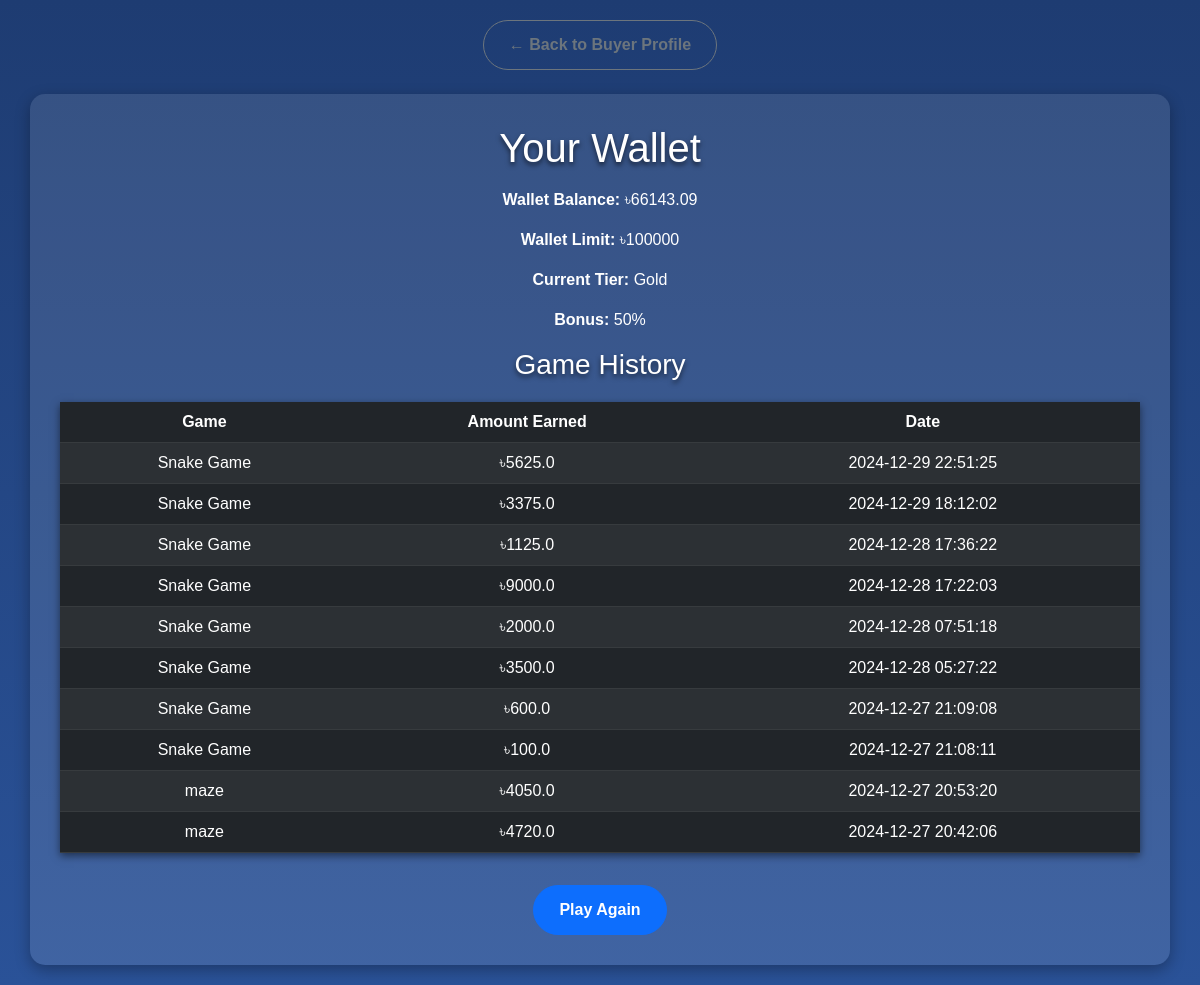
The app's page /wallet (signed in) with its own data.
### app.py (models this page shows, shortened)
class User(db.Model):
    id = db.Column(db.Integer, primary_key=True)
    full_name = db.Column(db.String(200), nullable=False)
    username = db.Column(db.String(100), nullable=False)
    email = db.Column(db.String(120), unique=True, nullable=False)
    password = db.Column(db.String(200), nullable=False)
    date_of_birth = db.Column(db.Date, nullable=False)
    profession = db.Column(db.String(100), nullable=True)
    city = db.Column(db.String(100), nullable=False)
    area = db.Column(db.String(100), nullable=False)
    road = db.Column(db.String(200), nullable=False)
    otp = db.Column(db.String(6), nullable=True)
    otp_expiry = db.Column(db.DateTime, nullable=True)
    is_verified = db.Column(db.Boolean, default=False)
    is_admin = db.Column(db.Boolean, default=False)
    wallet_balance = db.Column(db.Float, default=0.0)
    tier = db.Column(db.String(50), default="None")
    email_notifications = db.Column(db.Boolean, default=False)
    banned_until = db.Column(db.DateTime, nullable=True)
    total_listings = db.Column(db.Integer, default=0)
    average_rating = db.Column(db.Float, default=0.0)
    listed_properties = db.relationship('Property', backref='seller', lazy=True)
    ratings_received = db.relationship('Rating', foreign_keys='Rating.rated_id', backref='seller', lazy=True)
    ratings_given = db.relationship('Rating', foreign_keys='Rating.rater_id', backref='buyer', lazy=True)

class GameHistory(db.Model):
    id = db.Column(db.Integer, primary_key=True)
    user_id = db.Column(db.Integer, db.ForeignKey('user.id'), nullable=False)
    game_name = db.Column(db.String(50), nullable=False)
    amount_earned = db.Column(db.Float, nullable=False)
    timestamp = db.Column(db.DateTime, default=datetime.utcnow)

### app.py (the view)
@app.route('/wallet')
def wallet():
    if 'user_id' not in session:
        flash('Please log in to view your wallet.', 'warning')
        return redirect(url_for('login'))
    user = User.query.get(session['user_id'])
    current_limit = wallet_limits.get(user.tier, wallet_limits["None"])
    if user.wallet_balance > current_limit:
        user.wallet_balance = current_limit
        db.session.commit()
    game_history = GameHistory.query.filter_by(user_id=user.id).order_by(GameHistory.timestamp.desc()).all()
    return render_template('wallet.html', user=user, game_history=game_history, wallet_limit=current_limit)

### templates/wallet.html (shortened to what this page needs)
<!DOCTYPE html>
<html lang="en">
<head>
    <link href="https://cdn.jsdelivr.net/npm/bootstrap@5.3.0/dist/css/bootstrap.min.css" rel="stylesheet">
</head>
<body>
    <div class="mb-4">
        <a href="{{ url_for('buyer_dashboard') }}" class="btn btn-outline-secondary">&larr; Back to Buyer Profile</a>
    </div>
    <div class="container text-center">
        <h1>Your Wallet</h1>
        <p class="mt-3"><strong>Wallet Balance:</strong> ৳{{ user.wallet_balance }}</p>
        <p><strong>Wallet Limit:</strong> ৳{{ wallet_limit }}</p>
        <p><strong>Current Tier:</strong> {{ user.tier }}</p>
        <p>
            <strong>Bonus:</strong>
            {% if user.tier == 'Bronze' %} 10%
            {% elif user.tier == 'Silver' %} 30%
            {% elif user.tier == 'Gold' %} 50%
            {% else %} No Bonus
            {% endif %}
        </p>
        <h3>Game History</h3>
        <table class="table table-dark table-striped">
            <thead>
                <tr>
                    <th>Game</th>
                    <th>Amount Earned</th>
                    <th>Date</th>
                </tr>
            </thead>
            <tbody>
                {% for history in game_history %}
                <tr>
                    <td>{{ history.game_name }}</td>
                    <td>৳{{ history.amount_earned }}</td>
                    <td>{{ history.timestamp.strftime('%Y-%m-%d %H:%M:%S') }}</td>
                </tr>
                {% endfor %}
            </tbody>
        </table>
        <a href="{{ url_for('play_game') }}" class="btn btn-primary mt-3">Play Again</a>
    </div>
</body>
</html>

### templates/wallet.html (style rules this page uses)
body { background: linear-gradient(to bottom, #1e3c72, #2a5298); color: white; font-family: 'Poppins', sans-serif; text-align: center; padding: 20px; }
.container { background: rgba(255, 255, 255, 0.1); border-radius: 15px; padding: 30px; box-shadow: 0 5px 15px rgba(0, 0, 0, 0.3); }
h1, h3 { text-shadow: 0 3px 5px rgba(0, 0, 0, 0.6); }
table { margin-top: 20px; box-shadow: 0 3px 8px rgba(0, 0, 0, 0.5); }
.btn { padding: 12px 25px; font-size: 1rem; font-weight: bold; border-radius: 30px; transition: all 0.3s ease; }

### records on screen
User: wallet_balance "66143.09", tier "Gold"
GameHistory: game_name "Snake Game", amount_earned "5625.0", timestamp "2024-12-29 22:51:25"
GameHistory: game_name "Snake Game", amount_earned "3375.0", timestamp "2024-12-29 18:12:02"
GameHistory: game_name "Snake Game", amount_earned "1125.0", timestamp "2024-12-28 17:36:22"
GameHistory: game_name "Snake Game", amount_earned "9000.0", timestamp "2024-12-28 17:22:03"
GameHistory: game_name "Snake Game", amount_earned "2000.0", timestamp "2024-12-28 07:51:18"
GameHistory: game_name "Snake Game", amount_earned "3500.0", timestamp "2024-12-28 05:27:22"
GameHistory: game_name "Snake Game", amount_earned "600.0", timestamp "2024-12-27 21:09:08"
GameHistory: game_name "Snake Game", amount_earned "100.0", timestamp "2024-12-27 21:08:11"
GameHistory: game_name "maze", amount_earned "4050.0", timestamp "2024-12-27 20:53:20"
GameHistory: game_name "maze", amount_earned "4720.0", timestamp "2024-12-27 20:42:06"

### other values on screen
{{ wallet_limit }} "100000"
